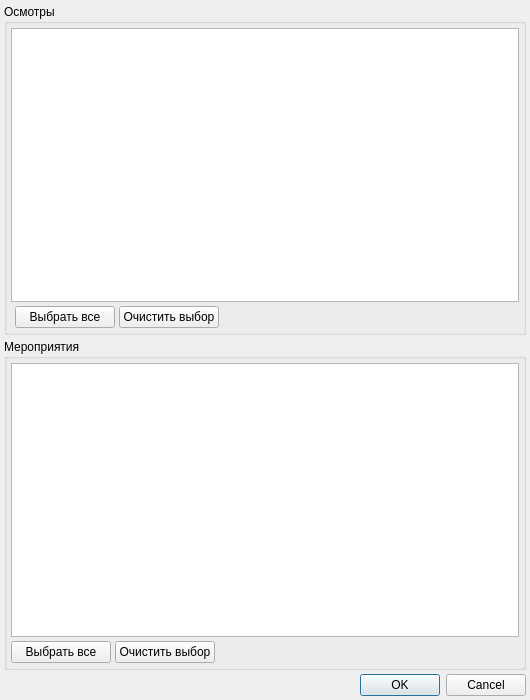
<?xml version="1.0" encoding="UTF-8"?>
<ui version="4.0">
 <class>PreF131Dialog</class>
 <widget class="QDialog" name="PreF131Dialog">
  <property name="windowModality">
   <enum>Qt::ApplicationModal</enum>
  </property>
  <property name="geometry">
   <rect>
    <x>0</x>
    <y>0</y>
    <width>530</width>
    <height>700</height>
   </rect>
  </property>
  <property name="windowTitle">
   <string>Dialog</string>
  </property>
  <layout class="QGridLayout">
   <property name="margin">
    <number>4</number>
   </property>
   <property name="spacing">
    <number>4</number>
   </property>
   <item row="1" column="0">
    <widget class="QGroupBox" name="grpActions">
     <property name="sizePolicy">
      <sizepolicy hsizetype="Fixed" vsizetype="Preferred">
       <horstretch>0</horstretch>
       <verstretch>0</verstretch>
      </sizepolicy>
     </property>
     <property name="minimumSize">
      <size>
       <width>100</width>
       <height>0</height>
      </size>
     </property>
     <property name="title">
      <string>Мероприятия</string>
     </property>
     <layout class="QGridLayout" name="gridLayout_2">
      <property name="margin">
       <number>4</number>
      </property>
      <property name="spacing">
       <number>4</number>
      </property>
      <item row="0" column="0" colspan="4">
       <widget class="CInDocTableView" name="tblActions"/>
      </item>
      <item row="1" column="2">
       <spacer name="horizontalSpacer_2">
        <property name="orientation">
         <enum>Qt::Horizontal</enum>
        </property>
        <property name="sizeHint" stdset="0">
         <size>
          <width>561</width>
          <height>20</height>
         </size>
        </property>
       </spacer>
      </item>
      <item row="1" column="0">
       <widget class="QPushButton" name="btnSelectActions">
        <property name="sizePolicy">
         <sizepolicy hsizetype="Fixed" vsizetype="Fixed">
          <horstretch>0</horstretch>
          <verstretch>0</verstretch>
         </sizepolicy>
        </property>
        <property name="minimumSize">
         <size>
          <width>100</width>
          <height>0</height>
         </size>
        </property>
        <property name="text">
         <string>Выбрать все</string>
        </property>
        <property name="autoDefault">
         <bool>false</bool>
        </property>
        <property name="default">
         <bool>false</bool>
        </property>
       </widget>
      </item>
      <item row="1" column="1">
       <widget class="QPushButton" name="btnDeselectActions">
        <property name="sizePolicy">
         <sizepolicy hsizetype="Fixed" vsizetype="Fixed">
          <horstretch>0</horstretch>
          <verstretch>0</verstretch>
         </sizepolicy>
        </property>
        <property name="minimumSize">
         <size>
          <width>100</width>
          <height>0</height>
         </size>
        </property>
        <property name="text">
         <string>Очистить выбор</string>
        </property>
        <property name="autoDefault">
         <bool>false</bool>
        </property>
        <property name="default">
         <bool>false</bool>
        </property>
       </widget>
      </item>
     </layout>
    </widget>
   </item>
   <item row="0" column="0">
    <widget class="QGroupBox" name="grpInspections">
     <property name="title">
      <string>Осмотры</string>
     </property>
     <layout class="QGridLayout" name="gridLayout">
      <property name="margin">
       <number>4</number>
      </property>
      <property name="spacing">
       <number>4</number>
      </property>
      <item row="0" column="0" colspan="4">
       <widget class="CInDocTableView" name="tblDiagnostics"/>
      </item>
      <item row="1" column="1">
       <widget class="QPushButton" name="btnSelectVisits">
        <property name="sizePolicy">
         <sizepolicy hsizetype="Fixed" vsizetype="Fixed">
          <horstretch>0</horstretch>
          <verstretch>0</verstretch>
         </sizepolicy>
        </property>
        <property name="minimumSize">
         <size>
          <width>100</width>
          <height>0</height>
         </size>
        </property>
        <property name="text">
         <string>Выбрать все</string>
        </property>
        <property name="autoDefault">
         <bool>false</bool>
        </property>
        <property name="default">
         <bool>false</bool>
        </property>
       </widget>
      </item>
      <item row="1" column="2">
       <widget class="QPushButton" name="btnDeselectVisits">
        <property name="sizePolicy">
         <sizepolicy hsizetype="Fixed" vsizetype="Fixed">
          <horstretch>0</horstretch>
          <verstretch>0</verstretch>
         </sizepolicy>
        </property>
        <property name="minimumSize">
         <size>
          <width>100</width>
          <height>0</height>
         </size>
        </property>
        <property name="text">
         <string>Очистить выбор</string>
        </property>
        <property name="autoDefault">
         <bool>false</bool>
        </property>
        <property name="default">
         <bool>false</bool>
        </property>
       </widget>
      </item>
      <item row="1" column="3">
       <spacer name="horizontalSpacer">
        <property name="orientation">
         <enum>Qt::Horizontal</enum>
        </property>
        <property name="sizeHint" stdset="0">
         <size>
          <width>561</width>
          <height>20</height>
         </size>
        </property>
       </spacer>
      </item>
     </layout>
    </widget>
   </item>
   <item row="2" column="0">
    <widget class="QDialogButtonBox" name="buttonBox_3">
     <property name="orientation">
      <enum>Qt::Horizontal</enum>
     </property>
     <property name="standardButtons">
      <set>QDialogButtonBox::Cancel|QDialogButtonBox::Ok</set>
     </property>
    </widget>
   </item>
  </layout>
 </widget>
 <customwidgets>
  <customwidget>
   <class>CInDocTableView</class>
   <extends>QTableView</extends>
   <header>library/InDocTable.h</header>
  </customwidget>
 </customwidgets>
 <tabstops>
  <tabstop>tblDiagnostics</tabstop>
  <tabstop>btnSelectVisits</tabstop>
  <tabstop>btnDeselectVisits</tabstop>
  <tabstop>tblActions</tabstop>
  <tabstop>btnSelectActions</tabstop>
  <tabstop>btnDeselectActions</tabstop>
  <tabstop>buttonBox_3</tabstop>
 </tabstops>
 <resources/>
 <connections>
  <connection>
   <sender>buttonBox_3</sender>
   <signal>accepted()</signal>
   <receiver>PreF131Dialog</receiver>
   <slot>accept()</slot>
   <hints>
    <hint type="sourcelabel">
     <x>599</x>
     <y>727</y>
    </hint>
    <hint type="destinationlabel">
     <x>574</x>
     <y>746</y>
    </hint>
   </hints>
  </connection>
  <connection>
   <sender>buttonBox_3</sender>
   <signal>rejected()</signal>
   <receiver>PreF131Dialog</receiver>
   <slot>reject()</slot>
   <hints>
    <hint type="sourcelabel">
     <x>674</x>
     <y>733</y>
    </hint>
    <hint type="destinationlabel">
     <x>672</x>
     <y>746</y>
    </hint>
   </hints>
  </connection>
 </connections>
</ui>
